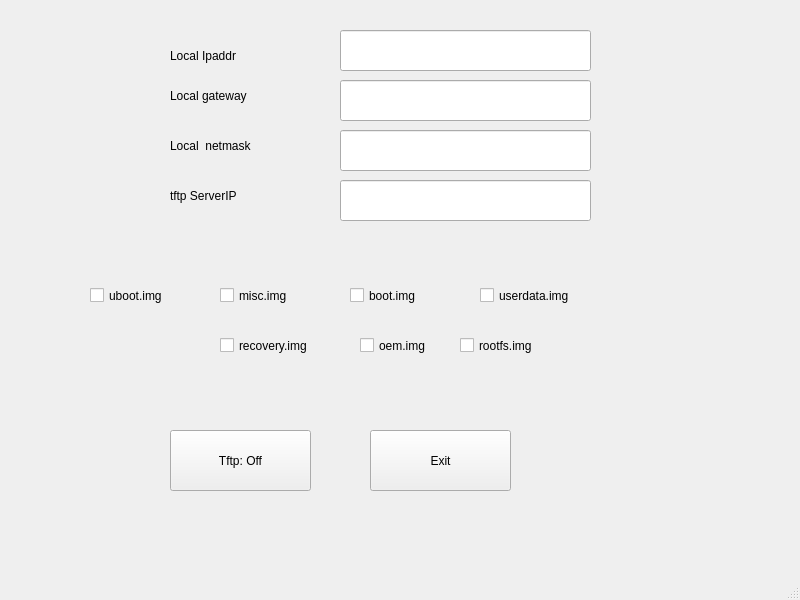
<?xml version="1.0" encoding="UTF-8"?>
<ui version="4.0">
 <class>MainWindow</class>
 <widget class="QMainWindow" name="MainWindow">
  <property name="geometry">
   <rect>
    <x>0</x>
    <y>0</y>
    <width>800</width>
    <height>600</height>
   </rect>
  </property>
  <property name="windowTitle">
   <string>MainWindow</string>
  </property>
  <widget class="QWidget" name="centralwidget">
   <widget class="QLabel" name="label">
    <property name="geometry">
     <rect>
      <x>170</x>
      <y>40</y>
      <width>101</width>
      <height>31</height>
     </rect>
    </property>
    <property name="text">
     <string>Local Ipaddr</string>
    </property>
   </widget>
   <widget class="QLabel" name="label_2">
    <property name="geometry">
     <rect>
      <x>170</x>
      <y>80</y>
      <width>131</width>
      <height>31</height>
     </rect>
    </property>
    <property name="text">
     <string>Local gateway</string>
    </property>
   </widget>
   <widget class="QLabel" name="label_3">
    <property name="geometry">
     <rect>
      <x>170</x>
      <y>130</y>
      <width>111</width>
      <height>31</height>
     </rect>
    </property>
    <property name="text">
     <string>Local  netmask</string>
    </property>
   </widget>
   <widget class="QLabel" name="label_4">
    <property name="geometry">
     <rect>
      <x>170</x>
      <y>180</y>
      <width>101</width>
      <height>31</height>
     </rect>
    </property>
    <property name="text">
     <string>tftp ServerIP</string>
    </property>
   </widget>
   <widget class="QLineEdit" name="IPAddr">
    <property name="geometry">
     <rect>
      <x>340</x>
      <y>30</y>
      <width>251</width>
      <height>41</height>
     </rect>
    </property>
   </widget>
   <widget class="QLineEdit" name="Gateway">
    <property name="geometry">
     <rect>
      <x>340</x>
      <y>80</y>
      <width>251</width>
      <height>41</height>
     </rect>
    </property>
   </widget>
   <widget class="QLineEdit" name="Netmask">
    <property name="geometry">
     <rect>
      <x>340</x>
      <y>130</y>
      <width>251</width>
      <height>41</height>
     </rect>
    </property>
   </widget>
   <widget class="QLineEdit" name="ServerIP">
    <property name="geometry">
     <rect>
      <x>340</x>
      <y>180</y>
      <width>251</width>
      <height>41</height>
     </rect>
    </property>
   </widget>
   <widget class="QPushButton" name="BtnStat">
    <property name="geometry">
     <rect>
      <x>170</x>
      <y>430</y>
      <width>141</width>
      <height>61</height>
     </rect>
    </property>
    <property name="text">
     <string>Tftp: Off</string>
    </property>
   </widget>
   <widget class="QPushButton" name="Exit">
    <property name="geometry">
     <rect>
      <x>370</x>
      <y>430</y>
      <width>141</width>
      <height>61</height>
     </rect>
    </property>
    <property name="text">
     <string>Exit</string>
    </property>
   </widget>
   <widget class="QCheckBox" name="cb1">
    <property name="geometry">
     <rect>
      <x>90</x>
      <y>270</y>
      <width>101</width>
      <height>51</height>
     </rect>
    </property>
    <property name="text">
     <string>uboot.img</string>
    </property>
   </widget>
   <widget class="QCheckBox" name="cb2">
    <property name="geometry">
     <rect>
      <x>220</x>
      <y>270</y>
      <width>101</width>
      <height>51</height>
     </rect>
    </property>
    <property name="text">
     <string>misc.img </string>
    </property>
   </widget>
   <widget class="QCheckBox" name="cb3">
    <property name="geometry">
     <rect>
      <x>350</x>
      <y>270</y>
      <width>101</width>
      <height>51</height>
     </rect>
    </property>
    <property name="text">
     <string>boot.img</string>
    </property>
   </widget>
   <widget class="QCheckBox" name="cb7">
    <property name="geometry">
     <rect>
      <x>480</x>
      <y>270</y>
      <width>101</width>
      <height>51</height>
     </rect>
    </property>
    <property name="text">
     <string>userdata.img</string>
    </property>
   </widget>
   <widget class="QCheckBox" name="cb4">
    <property name="geometry">
     <rect>
      <x>220</x>
      <y>320</y>
      <width>111</width>
      <height>51</height>
     </rect>
    </property>
    <property name="text">
     <string>recovery.img</string>
    </property>
   </widget>
   <widget class="QCheckBox" name="cb5">
    <property name="geometry">
     <rect>
      <x>360</x>
      <y>320</y>
      <width>101</width>
      <height>51</height>
     </rect>
    </property>
    <property name="text">
     <string>oem.img</string>
    </property>
   </widget>
   <widget class="QCheckBox" name="cb6">
    <property name="geometry">
     <rect>
      <x>460</x>
      <y>320</y>
      <width>101</width>
      <height>51</height>
     </rect>
    </property>
    <property name="text">
     <string>rootfs.img</string>
    </property>
   </widget>
  </widget>
  <widget class="QStatusBar" name="statusbar"/>
 </widget>
 <resources/>
 <connections/>
</ui>
